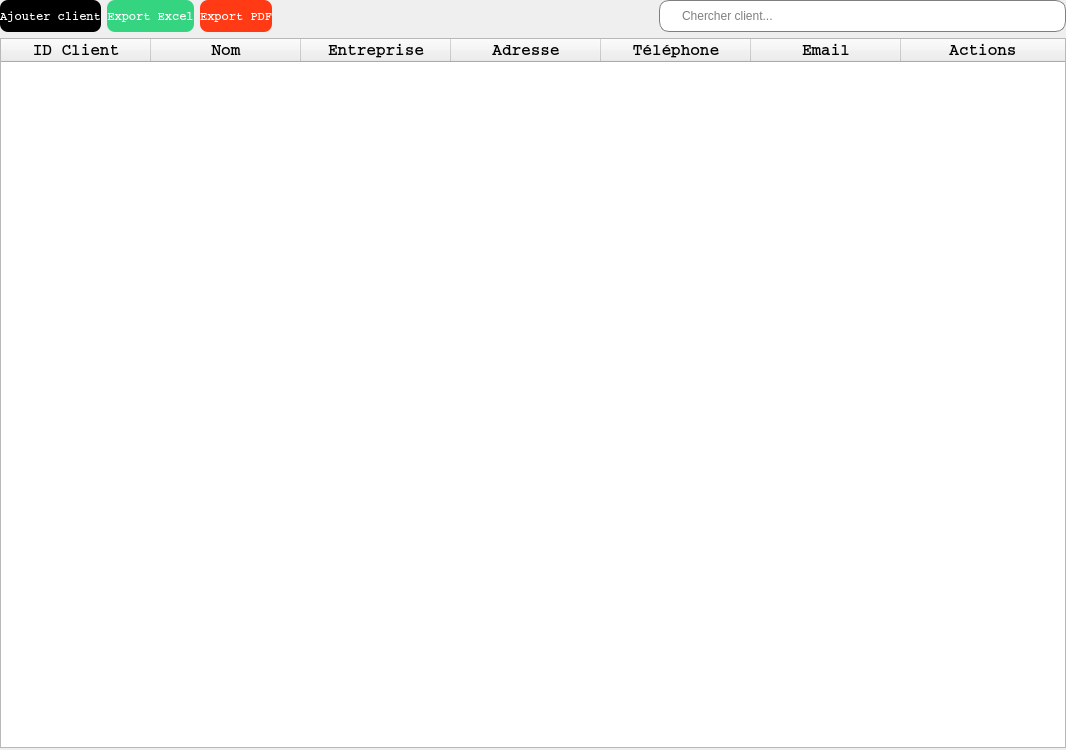
            <widget class="QWidget" name="tab_clients">
             <property name="enabled">
              <bool>true</bool>
             </property>
             <attribute name="title">
              <string>Clients</string>
             </attribute>
             <layout class="QGridLayout" name="gridLayout_2">
              <property name="leftMargin">
               <number>0</number>
              </property>
              <property name="topMargin">
               <number>0</number>
              </property>
              <property name="rightMargin">
               <number>0</number>
              </property>
              <property name="bottomMargin">
               <number>2</number>
              </property>
              <item row="0" column="0">
               <layout class="QHBoxLayout" name="horizontalLayout_5">
                <item>
                 <widget class="QPushButton" name="btn_ajout_client">
                  <property name="minimumSize">
                   <size>
                    <width>0</width>
                    <height>32</height>
                   </size>
                  </property>
                  <property name="maximumSize">
                   <size>
                    <width>125</width>
                    <height>32</height>
                   </size>
                  </property>
                  <property name="font">
                   <font>
                    <family>Courier</family>
                    <pointsize>-1</pointsize>
                    <bold>true</bold>
                   </font>
                  </property>
                  <property name="cursor">
                   <cursorShape>PointingHandCursor</cursorShape>
                  </property>
                  <property name="styleSheet">
                   <string notr="true">QPushButton{
	background-color: rgb(0, 0, 0);
	color: white;
	border: none;
	border-radius: 8px;
	font-weight: bold;
	font-size: 12px
}</string>
                  </property>
                  <property name="text">
                   <string>Ajouter client</string>
                  </property>
                  <property name="icon">
                   <iconset resource="../ressources.qrc">
                    <normaloff>:/icones/add.png</normaloff>:/icones/add.png</iconset>
                  </property>
                 </widget>
                </item>
                <item>
                 <widget class="QPushButton" name="btn_export_clients_excel">
                  <property name="minimumSize">
                   <size>
                    <width>0</width>
                    <height>32</height>
                   </size>
                  </property>
                  <property name="maximumSize">
                   <size>
                    <width>125</width>
                    <height>32</height>
                   </size>
                  </property>
                  <property name="font">
                   <font>
                    <family>Courier</family>
                    <pointsize>-1</pointsize>
                    <bold>true</bold>
                   </font>
                  </property>
                  <property name="cursor">
                   <cursorShape>PointingHandCursor</cursorShape>
                  </property>
                  <property name="styleSheet">
                   <string notr="true">QPushButton{
	background-color: #34D481;
	color: white;
	border: none;
	border-radius: 8px;
	font-weight: bold;
	font-size: 12px
}</string>
                  </property>
                  <property name="text">
                   <string>Export Excel</string>
                  </property>
                  <property name="icon">
                   <iconset resource="../ressources.qrc">
                    <normaloff>:/icones/excel.png</normaloff>:/icones/excel.png</iconset>
                  </property>
                 </widget>
                </item>
                <item>
                 <widget class="QPushButton" name="btn_export_clients_pdf">
                  <property name="minimumSize">
                   <size>
                    <width>0</width>
                    <height>32</height>
                   </size>
                  </property>
                  <property name="maximumSize">
                   <size>
                    <width>125</width>
                    <height>32</height>
                   </size>
                  </property>
                  <property name="font">
                   <font>
                    <family>Courier</family>
                    <pointsize>-1</pointsize>
                    <bold>true</bold>
                   </font>
                  </property>
                  <property name="cursor">
                   <cursorShape>PointingHandCursor</cursorShape>
                  </property>
                  <property name="styleSheet">
                   <string notr="true">QPushButton{
	background-color: rgb(255, 58, 21);
	color: white;
	border: none;
	border-radius: 8px;
	font-weight: bold;
	font-size: 12px
}</string>
                  </property>
                  <property name="text">
                   <string>Export PDF</string>
                  </property>
                  <property name="icon">
                   <iconset resource="../ressources.qrc">
                    <normaloff>:/icones/pdf.png</normaloff>:/icones/pdf.png</iconset>
                  </property>
                 </widget>
                </item>
                <item>
                 <spacer name="horizontalSpacer">
                  <property name="orientation">
                   <enum>Qt::Orientation::Horizontal</enum>
                  </property>
                  <property name="sizeHint" stdset="0">
                   <size>
                    <width>58</width>
                    <height>20</height>
                   </size>
                  </property>
                 </spacer>
                </item>
                <item>
                 <widget class="QLineEdit" name="cherche_client">
                  <property name="minimumSize">
                   <size>
                    <width>407</width>
                    <height>32</height>
                   </size>
                  </property>
                  <property name="maximumSize">
                   <size>
                    <width>407</width>
                    <height>31</height>
                   </size>
                  </property>
                  <property name="styleSheet">
                   <string notr="true">QLineEdit{
	padding-left: 20px;
	border: 1px solid gray;
	border-radius:10px
}</string>
                  </property>
                  <property name="placeholderText">
                   <string>Chercher client...</string>
                  </property>
                  <property name="clearButtonEnabled">
                   <bool>true</bool>
                  </property>
                 </widget>
                </item>
               </layout>
              </item>
              <item row="1" column="0">
               <widget class="QTableWidget" name="table_infos_clients">
                <property name="minimumSize">
                 <size>
                  <width>915</width>
                  <height>710</height>
                 </size>
                </property>
                <property name="font">
                 <font>
                  <family>Courier</family>
                  <pointsize>12</pointsize>
                 </font>
                </property>
                <property name="styleSheet">
                 <string notr="true">QHeaderView::section{
	font-weight: bold;
	/*background-color: black;*/
	/*color: white;*/
}

QTablewidget{
	alternate-background-color: #B0EDFB;
	background-color: #F4F9FA;
	test-align: center;
}</string>
                </property>
                <property name="sizeAdjustPolicy">
                 <enum>QAbstractScrollArea::SizeAdjustPolicy::AdjustToContents</enum>
                </property>
                <property name="editTriggers">
                 <set>QAbstractItemView::EditTrigger::NoEditTriggers</set>
                </property>
                <property name="dragEnabled">
                 <bool>false</bool>
                </property>
                <property name="alternatingRowColors">
                 <bool>true</bool>
                </property>
                <property name="selectionMode">
                 <enum>QAbstractItemView::SelectionMode::ExtendedSelection</enum>
                </property>
                <property name="selectionBehavior">
                 <enum>QAbstractItemView::SelectionBehavior::SelectItems</enum>
                </property>
                <property name="textElideMode">
                 <enum>Qt::TextElideMode::ElideNone</enum>
                </property>
                <property name="verticalScrollMode">
                 <enum>QAbstractItemView::ScrollMode::ScrollPerItem</enum>
                </property>
                <property name="horizontalScrollMode">
                 <enum>QAbstractItemView::ScrollMode::ScrollPerItem</enum>
                </property>
                <property name="showGrid">
                 <bool>true</bool>
                </property>
                <property name="gridStyle">
                 <enum>Qt::PenStyle::CustomDashLine</enum>
                </property>
                <property name="sortingEnabled">
                 <bool>true</bool>
                </property>
                <attribute name="horizontalHeaderVisible">
                 <bool>true</bool>
                </attribute>
                <attribute name="horizontalHeaderCascadingSectionResizes">
                 <bool>true</bool>
                </attribute>
                <attribute name="horizontalHeaderMinimumSectionSize">
                 <number>80</number>
                </attribute>
                <attribute name="horizontalHeaderDefaultSectionSize">
                 <number>150</number>
                </attribute>
                <attribute name="horizontalHeaderShowSortIndicator" stdset="0">
                 <bool>true</bool>
                </attribute>
                <attribute name="horizontalHeaderStretchLastSection">
                 <bool>true</bool>
                </attribute>
                <attribute name="verticalHeaderVisible">
                 <bool>false</bool>
                </attribute>
                <attribute name="verticalHeaderCascadingSectionResizes">
                 <bool>false</bool>
                </attribute>
                <attribute name="verticalHeaderMinimumSectionSize">
                 <number>21</number>
                </attribute>
                <attribute name="verticalHeaderDefaultSectionSize">
                 <number>30</number>
                </attribute>
                <attribute name="verticalHeaderHighlightSections">
                 <bool>false</bool>
                </attribute>
                <attribute name="verticalHeaderShowSortIndicator" stdset="0">
                 <bool>false</bool>
                </attribute>
                <attribute name="verticalHeaderStretchLastSection">
                 <bool>false</bool>
                </attribute>
                <column>
                 <property name="text">
                  <string>ID Client</string>
                 </property>
                </column>
                <column>
                 <property name="text">
                  <string>Nom</string>
                 </property>
                </column>
                <column>
                 <property name="text">
                  <string>Entreprise</string>
                 </property>
                </column>
                <column>
                 <property name="text">
                  <string>Adresse</string>
                 </property>
                </column>
                <column>
                 <property name="text">
                  <string>Téléphone</string>
                 </property>
                </column>
                <column>
                 <property name="text">
                  <string>Email</string>
                 </property>
                </column>
                <column>
                 <property name="text">
                  <string>Actions</string>
                 </property>
                </column>
               </widget>
              </item>
             </layout>
            </widget>
